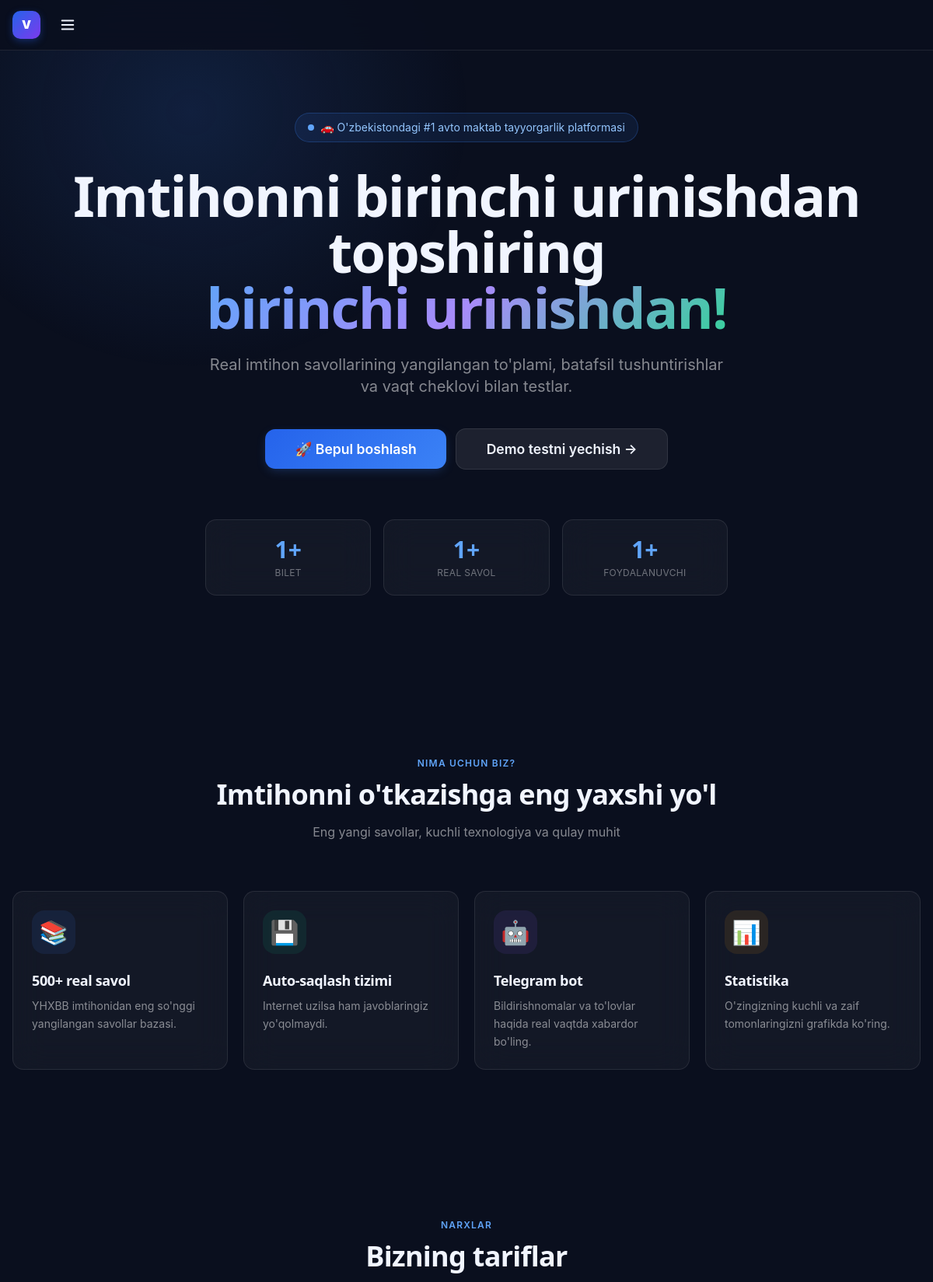
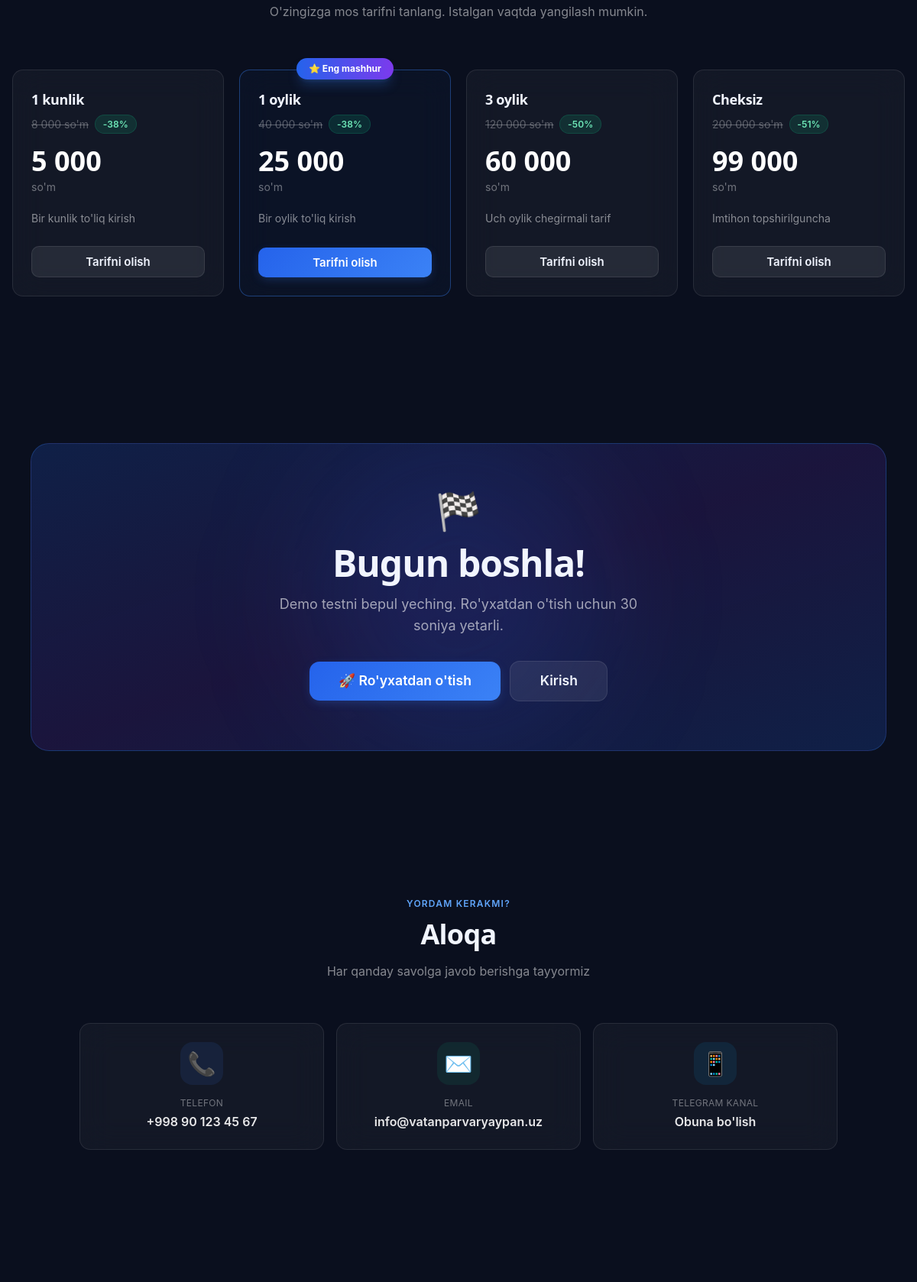
The page / (upper part) on the database its author committed (2 pictures, top to bottom).
### tables this page shows
CREATE TABLE IF NOT EXISTS `tariflar` (
    `id`          INT UNSIGNED AUTO_INCREMENT PRIMARY KEY,
    `nomi`        VARCHAR(100) NOT NULL,
    `tavsif`      TEXT         DEFAULT NULL,
    `tur`         ENUM('kun','oy','bilet') DEFAULT 'oy',
    `qiymat`      INT UNSIGNED DEFAULT 1,
    `narx`        DECIMAL(12,2) NOT NULL,
    `eski_narx`   DECIMAL(12,2) DEFAULT NULL,
    `mashhur`     TINYINT(1)   DEFAULT 0,
    `tartib`      INT          DEFAULT 0,
    `holat`       ENUM('faol','nofaol') DEFAULT 'faol',
    `yaratilgan`  DATETIME     DEFAULT CURRENT_TIMESTAMP,
    INDEX `idx_holat` (`holat`)
);

### public_html/config/auth.php (called while the page is built, shortened)
<?php
require_once __DIR__ . '/database.php';
require_once __DIR__ . '/../includes/security.php';
$TIL = $_SESSION['til'] ?? $_COOKIE['til'] ?? TIL_DEFAULT;
$tarjima_fayl = __DIR__ . '/../lang/' . $TIL . '.php';
$tarjimalar   = file_exists($tarjima_fayl) ? require $tarjima_fayl : [];
function t(string $kalit, array $almashtir = []): string
{
    global $tarjimalar;
    $matn = $tarjimalar[$kalit] ?? $kalit;
    return $matn;
}

### public_html/includes/security.php (called while the page is built, shortened)
<?php
require_once __DIR__ . '/../config/database.php';
function e(mixed $matn): string
{
    return htmlspecialchars((string) $matn, ENT_QUOTES | ENT_SUBSTITUTE, 'UTF-8');
}

### public_html/config/database.php (called while the page is built, shortened)
<?php
function db(): PDO
{
    static $pdo = null;
    if ($pdo !== null) {
        return $pdo;
    }
    $dsn = sprintf('mysql:host=%s;dbname=%s;charset=%s', DB_HOST, DB_NAME, DB_CHARSET);
    try {
        $pdo = new PDO($dsn, DB_USER, DB_PASS, [
            PDO::ATTR_ERRMODE            => PDO::ERRMODE_EXCEPTION,
            PDO::ATTR_DEFAULT_FETCH_MODE => PDO::FETCH_ASSOC,
            PDO::ATTR_EMULATE_PREPARES   => false,
            PDO::MYSQL_ATTR_INIT_COMMAND => "SET NAMES utf8mb4 COLLATE utf8mb4_unicode_ci",
            PDO::ATTR_PERSISTENT         => false,
        ]);
    } catch (PDOException $e) {
        error_log('[VPY] DB xato: ' . $e->getMessage());
        http_response_code(503);
        exit('Server vaqtinchalik mavjud emas. Iltimos, keyinroq urinib ko\'ring.');
    }
    return $pdo;
}
function db_barcha(string $sql, array $p = []): array
{
    $st = db()->prepare($sql);
    $st->execute($p);
    return $st->fetchAll();
}

### public_html/includes/funksiyalar.php (called while the page is built, shortened)
<?php
require_once __DIR__ . '/../config/database.php';
function pul(int|float $summa, string $valyuta = "so'm"): string
{
    return number_format((float) $summa, 0, '.', ' ') . ' ' . $valyuta;
}

### public_html/index.php (the view, shortened to what this page needs)
<?php
require_once __DIR__ . '/config/auth.php';
require_once __DIR__ . '/includes/funksiyalar.php';
$tariflar = db_barcha('SELECT * FROM tariflar WHERE holat = "faol" ORDER BY tartib, narx');
$bilet_son   = (int) db_qiymat('SELECT COUNT(*) FROM biletlar WHERE holat = "faol"');
$savol_son   = (int) db_qiymat('SELECT COUNT(*) FROM savollar');
$foydalanuvchi_son = (int) db_qiymat('SELECT COUNT(*) FROM foydalanuvchilar');
require_once __DIR__ . '/includes/header.php';
require_once __DIR__ . '/includes/navbar.php';
?>
<section class="relative max-w-7xl mx-auto px-4 pt-20 pb-28 text-center">
    <div class="inline-flex items-center gap-2 px-4 py-2 rounded-full
                bg-blue-500/10 border border-blue-500/25 text-blue-300 text-sm
                mb-8 fade-up animate-float">
        <span class="w-2 h-2 rounded-full bg-blue-400 animate-pulse"></span>
        🚗 O'zbekistondagi #1 avto maktab tayyorgarlik platformasi
    </div>
    <h1 class="text-4xl sm:text-6xl lg:text-7xl font-display font-black tracking-tight leading-[1.08] mb-6 fade-up"
        style="animation-delay:.1s">
        <?= e(t('hero_sarlavha')) ?>
        <br>
        <span class="grad-text">birinchi urinishdan!</span>
    </h1>
    <p class="text-lg md:text-xl text-white/50 max-w-2xl mx-auto mb-10 leading-relaxed fade-up"
       style="animation-delay:.2s">
        <?= e(t('hero_tavsif')) ?>
    </p>
    <div class="flex flex-wrap items-center justify-center gap-3 mb-16 fade-up" style="animation-delay:.3s">
        <a href="<?= e(SAYT_URL) ?>/register" class="btn btn-primary btn-xl">
            🚀 <?= e(t('hero_tugma_boshla')) ?>
        </a>
        <a href="<?= e(SAYT_URL) ?>/test" class="btn btn-ghost btn-xl">
            <?= e(t('hero_tugma_demo')) ?> →
        </a>
    </div>
    <div class="grid grid-cols-3 max-w-2xl mx-auto gap-4">
        <?php
        $hero_stats = [
            [$bilet_son.'+',         'Bilet',          '.35s'],
            [$savol_son.'+',         'Real savol',      '.45s'],
            [$foydalanuvchi_son.'+', 'Foydalanuvchi',   '.55s'],
        ];
        foreach ($hero_stats as [$v, $n, $d]):
        ?>
        <div class="glass-card py-5 px-4 fade-up" style="animation-delay:<?= $d ?>">
            <div class="text-2xl sm:text-3xl font-display font-black text-blue-400 tabnum"><?= $v ?></div>
            <div class="text-xs text-white/40 mt-1 uppercase tracking-wide"><?= $n ?></div>
        </div>
        <?php endforeach; ?>
    </div>
</section>
<section class="max-w-7xl mx-auto px-4 py-24">
    <div class="text-center mb-16 fade-up">
        <p class="text-xs text-blue-400 font-semibold uppercase tracking-widest mb-3">Nima uchun biz?</p>
        <h2 class="text-3xl md:text-4xl font-display font-black mb-4">Imtihonni o'tkazishga eng yaxshi yo'l</h2>
        <p class="text-white/50 max-w-xl mx-auto">Eng yangi savollar, kuchli texnologiya va qulay muhit</p>
    </div>
    <div class="grid sm:grid-cols-2 lg:grid-cols-4 gap-5">
        <?php
        $xususiyatlar = [
            ['📚', t('xususiyat_1_sarlavha'), t('xususiyat_1_tavsif'), 'from-blue-500 to-cyan-500',    'bg-blue-500/10 text-blue-400'],
            ['💾', t('xususiyat_2_sarlavha'), t('xususiyat_2_tavsif'), 'from-emerald-500 to-teal-500', 'bg-emerald-500/10 text-emerald-400'],
            ['🤖', t('xususiyat_3_sarlavha'), t('xususiyat_3_tavsif'), 'from-violet-500 to-purple-600','bg-violet-500/10 text-violet-400'],
            ['📊', t('xususiyat_4_sarlavha'), t('xususiyat_4_tavsif'), 'from-amber-500 to-orange-500', 'bg-amber-500/10 text-amber-400'],
        ];
        foreach ($xususiyatlar as $i => [$ico, $nom, $tavsif, $grad, $cls]):
        ?>
        <div class="glass-card glass-card-hover p-6 fade-up group" style="animation-delay:<?= 0.07*($i+1) ?>s">
            <div class="w-14 h-14 rounded-2xl <?= $cls ?> flex items-center justify-center text-3xl mb-5
                        group-hover:scale-110 transition-transform duration-300">
                <?= $ico ?>
            </div>
            <h3 class="font-display font-bold text-lg mb-2"><?= e($nom) ?></h3>
            <p class="text-sm text-white/50 leading-relaxed"><?= e($tavsif) ?></p>
        </div>
        <?php endforeach; ?>
    </div>
</section>
<section id="tariflar" class="max-w-7xl mx-auto px-4 py-24">
    <div class="text-center mb-16 fade-up">
        <p class="text-xs text-blue-400 font-semibold uppercase tracking-widest mb-3">Narxlar</p>
        <h2 class="text-3xl md:text-4xl font-display font-black mb-4"><?= e(t('tariflar_sarlavha')) ?></h2>
        <p class="text-white/50"><?= e(t('tariflar_tavsif')) ?></p>
    </div>
    <?php if (empty($tariflar)): ?>
        <div class="glass-card p-16 text-center text-white/40"><?= e(t('tariflar_yoq')) ?></div>
    <?php else: ?>
    <div class="grid sm:grid-cols-2 lg:grid-cols-4 gap-5">
        <?php foreach ($tariflar as $i => $tar): ?>
        <div class="glass-card glass-card-hover p-6 fade-up relative flex flex-col
            <?= $tar['mashhur'] ? 'border-blue-500/40 bg-blue-500/[0.04]' : '' ?>"
             style="animation-delay:<?= 0.07*($i+1) ?>s">
            <?php if ($tar['mashhur']): ?>
            <div class="absolute -top-4 left-0 right-0 flex justify-center">
                <span class="px-4 py-1.5 rounded-full text-xs font-bold
                             bg-gradient-to-r from-blue-600 to-violet-600 text-white
                             shadow-lg shadow-blue-500/25">
                    ⭐ <?= e(t('mashhur')) ?>
                </span>
            </div>
            <?php endif; ?>
            <div class="mb-4">
                <h3 class="font-display font-bold text-lg"><?= e($tar['nomi']) ?></h3>
                <?php if ((float)($tar['eski_narx']??0) > (float)$tar['narx']): ?>
                <div class="flex items-center gap-2 mt-1.5">
                    <span class="text-white/30 line-through text-sm"><?= e(pul($tar['eski_narx'])) ?></span>
                    <span class="badge badge-green text-xs">-<?= round((1-$tar['narx']/$tar['eski_narx'])*100) ?>%</span>
                </div>
                <?php endif; ?>
            </div>
            <div class="text-4xl font-display font-black text-white mb-1 tabnum">
                <?= number_format((float)$tar['narx'],0,'.',' ') ?>
            </div>
            <div class="text-sm text-white/40 mb-5">so'm</div>
            <p class="text-sm text-white/50 leading-relaxed flex-1 mb-6"><?= e($tar['tavsif']) ?></p>
            <a href="<?= e(SAYT_URL) ?>/register"
               class="btn <?= $tar['mashhur'] ? 'btn-primary' : 'btn-ghost' ?> w-full">
                <?= e(t('tarif_olish')) ?>
            </a>
        </div>
        <?php endforeach; ?>
    </div>
    <?php endif; ?>
</section>
<section class="max-w-6xl mx-auto px-4 py-24">
    <div class="relative overflow-hidden rounded-3xl p-10 sm:p-16 text-center fade-up
                bg-gradient-to-br from-blue-600/20 via-violet-600/15 to-blue-600/20
                border border-blue-500/25">
        <div class="absolute inset-0 flex items-center justify-center pointer-events-none">
            <div class="w-96 h-96 rounded-full bg-blue-600/15 filter blur-[80px]"></div>
        </div>
        <div class="relative">
            <div class="text-5xl mb-5">🏁</div>
            <h2 class="text-3xl md:text-5xl font-display font-black mb-4">Bugun boshla!</h2>
            <p class="text-white/60 text-lg max-w-lg mx-auto mb-8">
                Demo testni bepul yeching. Ro'yxatdan o'tish uchun 30 soniya yetarli.
            </p>
            <div class="flex flex-wrap items-center justify-center gap-3">
                <a href="<?= e(SAYT_URL) ?>/register" class="btn btn-primary btn-xl">
                    🚀 <?= e(t('royxatdan_otish')) ?>
                </a>
                <a href="<?= e(SAYT_URL) ?>/login" class="btn btn-ghost btn-xl">
                    <?= e(t('kirish')) ?>
                </a>
            </div>
        </div>
    </div>
</section>
<section id="aloqa" class="max-w-5xl mx-auto px-4 py-24">
    <div class="text-center mb-14 fade-up">
        <p class="text-xs text-blue-400 font-semibold uppercase tracking-widest mb-3">Yordam kerakmi?</p>
        <h2 class="text-3xl md:text-4xl font-display font-black mb-4"><?= e(t('aloqa')) ?></h2>
        <p class="text-white/50">Har qanday savolga javob berishga tayyormiz</p>
    </div>
    <div class="grid sm:grid-cols-3 gap-4">
        <?php
        $aloqa_items = [
            ['📞','Telefon',       sozlama('aloqa_telefon',''),  'tel:'.sozlama('aloqa_telefon',''),   'blue',   'bg-blue-500/10 text-blue-400'],
            ['✉️','Email',          sozlama('aloqa_email',''),    'mailto:'.sozlama('aloqa_email',''),  'emerald','bg-emerald-500/10 text-emerald-400'],
            ['📱','Telegram kanal', 'Obuna bo\'lish',             sozlama('telegram_kanal','#'),        'sky',    'bg-sky-500/10 text-sky-400'],
        ];
        foreach ($aloqa_items as $i => [$ico, $nom, $qiymat, $href, $rang, $cls]):
        ?>
        <a href="<?= e($href) ?>"
           <?= $rang === 'sky' ? 'target="_blank" rel="noopener"' : '' ?>
           class="glass-card glass-card-hover p-6 text-center fade-up group"
           style="animation-delay:<?= 0.08*($i+1) ?>s">
            <div class="w-14 h-14 mx-auto rounded-2xl <?= $cls ?> flex items-center justify-center text-3xl mb-4
                        group-hover:scale-110 transition-transform duration-200">
                <?= $ico ?>
            </div>
            <p class="text-xs text-white/40 uppercase tracking-wide mb-1"><?= e($nom) ?></p>
            <p class="font-semibold text-white/90 truncate"><?= e($qiymat) ?></p>
        </a>
        <?php endforeach; ?>
    </div>
</section>
<?php
require_once __DIR__ . '/includes/footer.php';

### rows shown on the page
tariflar: nomi "1 kunlik", eski_narx "8 000 so'm", (1-$tar['narx']/$tar['eski_narx'])*100 "38", narx "5 000", tavsif "Bir kunlik to'liq kirish"
tariflar: nomi "1 oylik", eski_narx "40 000 so'm", (1-$tar['narx']/$tar['eski_narx'])*100 "38", narx "25 000", tavsif "Bir oylik to'liq kirish"
tariflar: nomi "3 oylik", eski_narx "120 000 so'm", (1-$tar['narx']/$tar['eski_narx'])*100 "50", narx "60 000", tavsif "Uch oylik chegirmali tarif"
tariflar: nomi "Cheksiz", eski_narx "200 000 so'm", (1-$tar['narx']/$tar['eski_narx'])*100 "51", narx "99 000", tavsif "Imtihon topshirilguncha"

### other values the page prints
t('hero_sarlavha') "Imtihonni birinchi urinishdan topshiring"
t('hero_tavsif') "Real imtihon savollarining yangilangan to'plami, batafsil tushuntirishlar va vaqt cheklovi bilan testlar."
t('hero_tugma_boshla') "Bepul boshlash"
t('hero_tugma_demo') "Demo testni yechish"
$v "1+"
$n "BILET"
$n "REAL SAVOL"
$n "FOYDALANUVCHI"
$ico "📚"
$nom "500+ real savol"
$tavsif "YHXBB imtihonidan eng so'nggi yangilangan savollar bazasi."
$ico "💾"
$nom "Auto-saqlash tizimi"
$tavsif "Internet uzilsa ham javoblaringiz yo'qolmaydi."
$ico "🤖"
